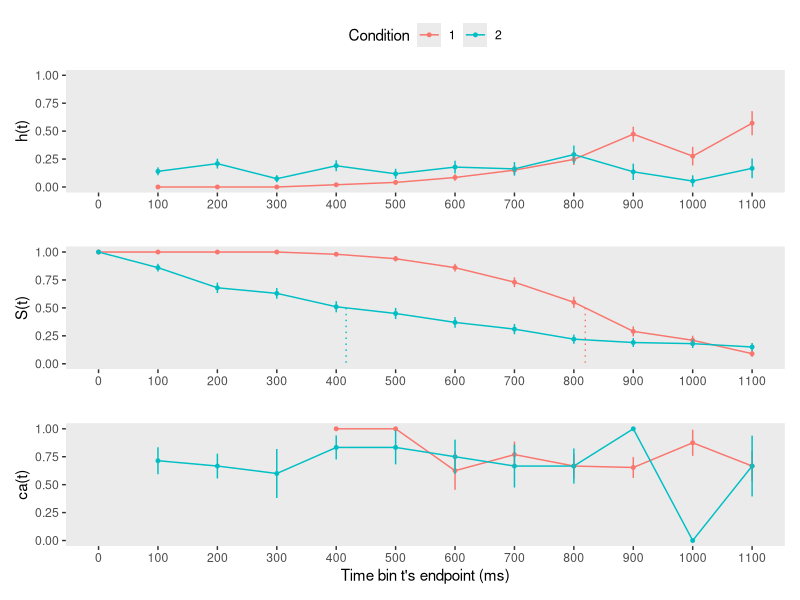
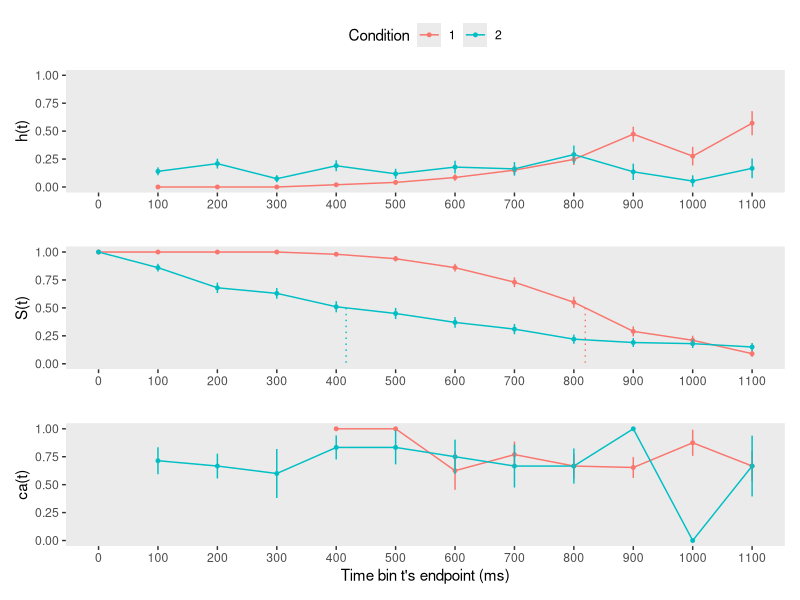

Reproduce these figures in R, in order.
## ---- chunk 1
knitr::opts_chunk$set(echo = TRUE)
## ---- chunk 2
library(tidyverse) # data wrangling functions
library(patchwork) # combine figures
## ---- chunk 3
set.seed(1274)
Trials_perCondition = 100

data <- tibble(
  pid   = 1, # person ID
  trial = sample(1:(2*Trials_perCondition)),
  condition = c(rep(1,Trials_perCondition), rep(2,Trials_perCondition)),
  RT = c(rnorm(Trials_perCondition, 800, 200), rexp(Trials_perCondition, 1/600)),
  acc = rep(sample(c(0,1), size=Trials_perCondition,replace=T, prob=c(.3,.7)),2)) %>% 
        arrange(trial) %>%
        mutate(RT = ifelse(RT<0,0.00000001,RT),
               condition=factor(condition,levels=c(1,2)))
head(data)
## ---- chunk 4
cutoff <- 1100 # censoring time in ms
bin_size <- 100

data2 <- data %>%
         mutate(right_censored = 0,
                RT2 = ifelse(RT > cutoff, cutoff, RT),
                right_censored = ifelse(RT2 == cutoff,1,right_censored),
                dRT = ceiling(RT2/bin_size),
                cens_time = cutoff, bin_width = bin_size) # save for plotting
head(data2)
## ---- chunk 5
data_ptb <-
  data2 %>% 
  uncount(weights = dRT) %>% # duplicate rows according to a weighting variable (or expression).
  group_by(trial) %>% 
  mutate(period = 1:n()) %>% 
  mutate(event = if_else(period == max(period) & right_censored == 0, 1, 0)) %>% 
  ungroup()

head(data_ptb)
## ---- chunk 6
data_lt <-
  data_ptb %>% 
  mutate(event = str_c("event", event)) %>%
  group_by(condition,period) %>% 
  count(event) %>% 
  ungroup() %>% 
  pivot_wider(names_from = event,
              values_from = n) %>% 
  mutate(ev0 = ifelse(is.na(event0),0,event0), # replace NA with 0
         ev1 = ifelse(is.na(event1),0,event1),
         risk_set = ev0 + ev1) %>%
  mutate(hazard = (ev1 / risk_set) %>% round(digits = 3)) %>% # estimate hazard
  mutate(se_haz = sqrt((hazard * (1 - hazard)) / risk_set) %>% round(digits=3)) %>% # se hazard
  group_by(condition) %>%
  mutate(survival = cumprod(1-hazard) %>% round(digits = 3), # estimate survival
         term     = cumsum(hazard / (risk_set * (1 - hazard))) %>% round(digits = 6), 
         se_surv = (survival * sqrt(term)) %>% round(digits = 7)) %>% # Greenwood's (1926) approximation
  ungroup()

head(data_lt)
## ---- chunk 7
ca <- data2 %>%
  filter(right_censored==0) %>%
  group_by(condition,dRT) %>%
  summarize(ca = mean(acc),
            n = n()) %>%
  ungroup() %>%
  mutate(period = dRT,
         se_ca = sqrt((ca * (1-ca)) / n)) %>%
  select(-dRT)

head(ca)
## ---- chunk 8
lt_full <- data_lt %>%
    left_join(ca, join_by(condition,period))

row0_cond1 <- tibble(condition=factor(1),period=0,event0 = NA,event1 =NA, ev0 = NA,ev1 = NA,
                     risk_set = Trials_perCondition,hazard = NA,se_haz = NA,survival = 1,
                     term = NA,se_surv = 0,ca = NA,n = NA,se_ca = NA)
row0_cond2 <- tibble(condition=factor(2),period=0.0,event0 = NA,event1 = NA,ev0 = NA,ev1 = NA,
                     risk_set = Trials_perCondition,hazard = NA,se_haz = NA,survival = 1,
                     term = NA,se_surv = 0,ca = NA,n = NA,se_ca = NA)
                   
lt_full <- bind_rows(row0_cond1, row0_cond2, lt_full) %>% arrange(condition, period)
  
head(lt_full)
## ---- chunk 9
# extract rows around percentile 50 of the survivor function
above_pct50 <- lt_full %>% 
      group_by(condition) %>%
      filter(survival > .5) %>% 
      slice(n()) # take last row
below_pct50 <- lt_full %>% 
      group_by(condition) %>%
      filter(survival < .5) %>% 
      slice(1) # take first row

period_above <- pull(above_pct50, period)

# pull survivor function values
survival_above <- pull(above_pct50, survival)
survival_below <- pull(below_pct50, survival)

# estimate median by interpolation
median_period <- period_above+((survival_above-.5)/(survival_above-survival_below))*((period_above+1)-period_above)

# transform to median RT
median_RT <- median_period*bin_size
median_RT
## ---- chunk 10
p1 <-lt_full %>%
  ggplot(aes(x=period, color=condition, group=condition)) +
  geom_line(aes(y=hazard)) +

  geom_point(aes(y=hazard), size=1) + labs(color="Condition") +
  geom_linerange(aes(ymin=hazard-se_haz, ymax=hazard+se_haz), show.legend = F) +
  scale_x_continuous(breaks = c(0,1:(cutoff/bin_size)), labels=c(0,1:(cutoff/bin_size)*bin_size),
                     limits = c(0,cutoff/bin_size)) +
  scale_y_continuous(limits = c(0,1)) +
  labs(x="", y="h(t)") +
  theme(legend.background = element_rect(fill = "transparent"),
        panel.grid = element_blank(),
        legend.position = "top")

p2 <-lt_full %>%
  ggplot(aes(x=period, color=condition, group=condition)) +
  geom_line(aes(y=survival), show.legend = F) +
  geom_point(aes(y=survival), size=1, show.legend = F) +
  geom_linerange(aes(ymin=survival-se_surv, ymax=survival+se_surv), show.legend = F) +
  # add medians
  geom_path(aes(x=period, y=survival, color=factor(condition)),
            data = tibble(period= c(median_period[1], median_period[1],
                                    median_period[2], median_period[2]),
                          survival = c(.5, 0, .5, 0),
                          condition = c(1,1,2,2)), 
            linetype = 3, show.legend = F) +
  scale_x_continuous(breaks = c(0,1:(cutoff/bin_size)), labels=c(0,1:(cutoff/bin_size)*bin_size),
                     limits=c(0,cutoff/bin_size)) +
  scale_y_continuous(limits = c(0,1)) +
  labs(x="", y="S(t)",
       colour="Condition") +
  theme(panel.grid = element_blank())

p3 <-lt_full %>%
  ggplot(aes(x=period, color=condition, group=condition)) +
  geom_line(aes(y=ca), show.legend = F) +
  geom_point(aes(y=ca), size=1, show.legend = F) +
  geom_linerange(aes(ymin=ca-se_ca, ymax=ca+se_ca), show.legend = F) +
  scale_x_continuous(breaks = c(0,1:(cutoff/bin_size)), labels=c(0,1:(cutoff/bin_size)*bin_size),
                     limits=c(0,cutoff/bin_size)) +
  scale_y_continuous(limits = c(0,1)) +
  labs(x="Time bin t's endpoint (ms)", y="ca(t)",
       colour="Condition") +
  theme(panel.grid = element_blank())

p1/p2/p3

ggsave("figures/example1.png", width = 8, height = 5, dpi = 600)
